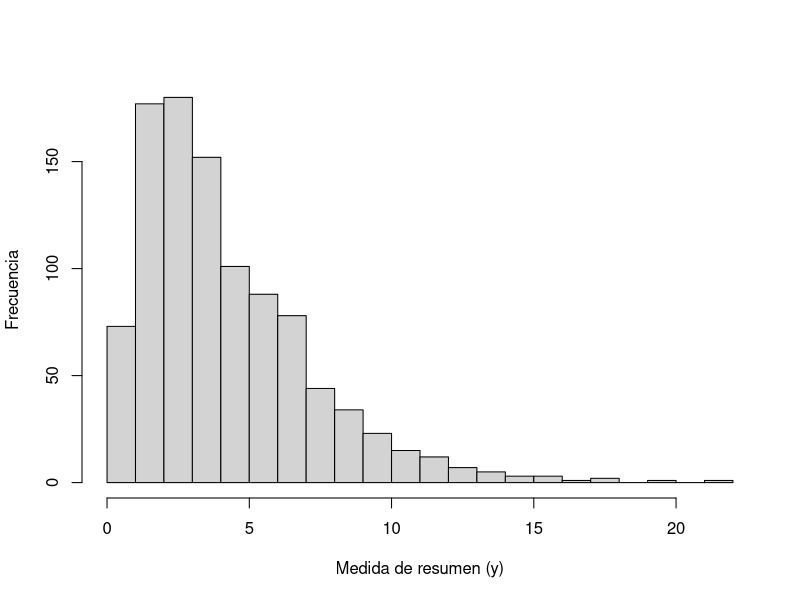

The R source for this figure: (Note: this script raises an error after producing the figure.)
## ---- chunk 1
hist(rchisq(1000, 4), breaks = 20,
     main = "",
     xlab ="Medida de resumen (y)", 
     ylab = "Frecuencia")
## ---- chunk 2
knitr::include_graphics(path = "Pics/Estratificar.png")
